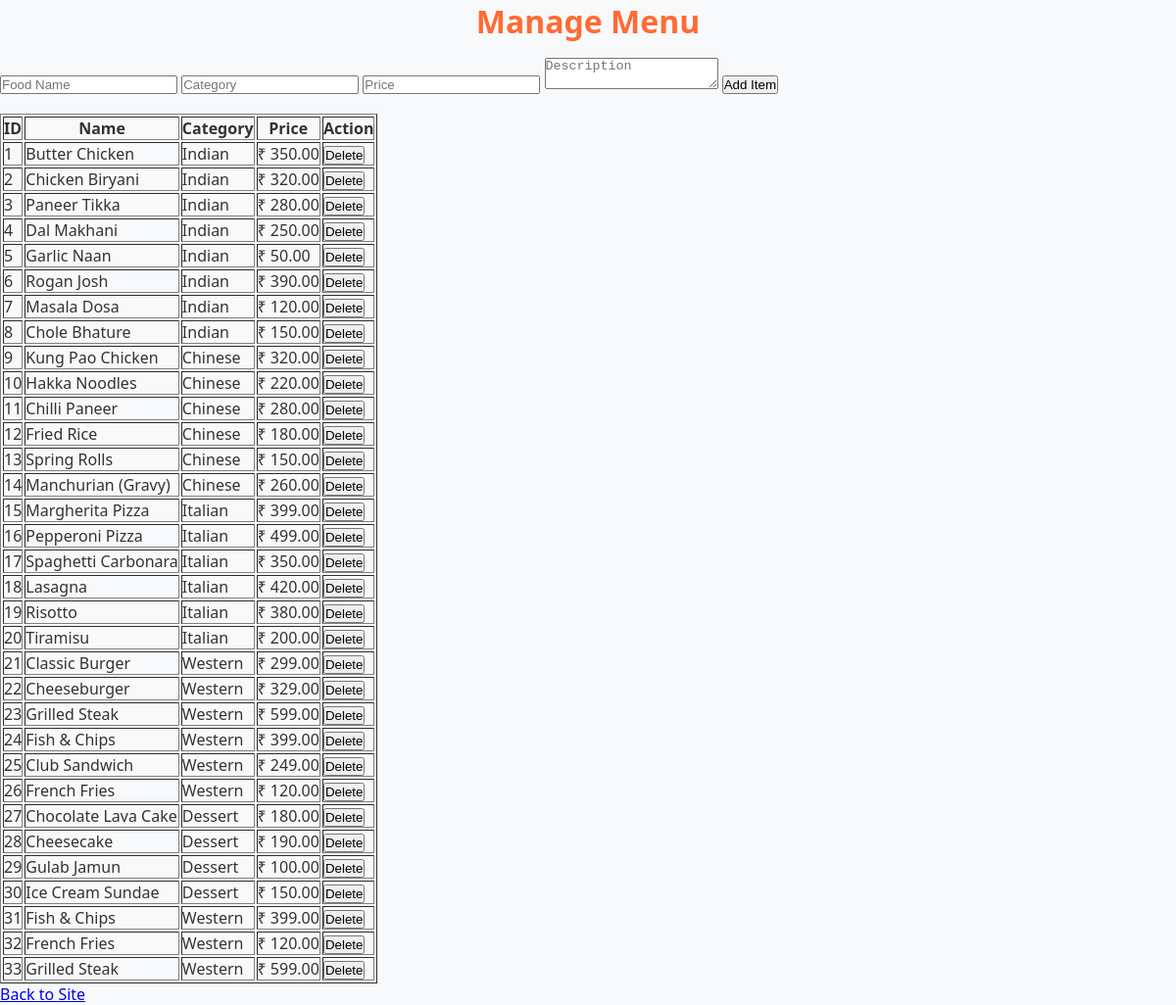
Page /admin_panel.php (signed in) on the committed database.
### tables this page shows
CREATE TABLE menu (
    menu_id INT AUTO_INCREMENT PRIMARY KEY,
    food_name VARCHAR(100) NOT NULL,
    category VARCHAR(50),
    price DECIMAL(10,2) NOT NULL,
    description TEXT,
    availability_status ENUM('Available', 'Not Available') DEFAULT 'Available'
);

### admin_panel.php (the view, shortened to what this page needs)
<?php
require_once 'config.php';
?>
<!DOCTYPE html>
<html>
<head><title>Admin Panel</title><link rel="stylesheet" href="style.css"></head>
<body>
<h1>Manage Menu</h1>
<form method="POST" style="margin-bottom:20px">
    <input type="text" name="food_name" placeholder="Food Name" required>
    <input type="text" name="category" placeholder="Category">
    <input type="number" step="0.01" name="price" placeholder="Price" required>
    <textarea name="description" placeholder="Description"></textarea>
    <button type="submit" name="add">Add Item</button>
</form>
<table border="1" cellpadding="8">
    <tr><th>ID</th><th>Name</th><th>Category</th><th>Price</th><th>Action</th></tr>
    <?php
    $items = $conn->query("SELECT * FROM menu");
    while($row = $items->fetch_assoc()):
    ?>
    <tr>
        <td><?php echo $row['menu_id']; ?></td>
        <td><?php echo htmlspecialchars($row['food_name']); ?></td>
        <td><?php echo $row['category']; ?></td>
        <td><?php echo CURRENCY; ?> <?php echo $row['price']; ?></td>
        <td>
            <form method="POST" style="display:inline">
                <button type="submit" name="delete" onclick="return confirm('Delete?')">Delete</button>
            </form>
        </td>
    </tr>
    <?php endwhile; ?>
</table>
<a href="index.php">Back to Site</a>
</body>
</html>

### style.css (style rules this page uses)
* { margin:0; padding:0; box-sizing:border-box; }
body { font-family: 'Segoe UI', Tahoma, Geneva, Verdana, sans-serif; background: #f8f9fa; color: #333; }
h1 { text-align: center; color:#ff6b35; margin-bottom:1rem; }

### rows in the picture
menu: menu_id "1", food_name "Butter Chicken", category "Indian", price "350.00"
menu: menu_id "2", food_name "Chicken Biryani", category "Indian", price "320.00"
menu: menu_id "3", food_name "Paneer Tikka", category "Indian", price "280.00"
menu: menu_id "4", food_name "Dal Makhani", category "Indian", price "250.00"
menu: menu_id "5", food_name "Garlic Naan", category "Indian", price "50.00"
menu: menu_id "6", food_name "Rogan Josh", category "Indian", price "390.00"
menu: menu_id "7", food_name "Masala Dosa", category "Indian", price "120.00"
menu: menu_id "8", food_name "Chole Bhature", category "Indian", price "150.00"
menu: menu_id "9", food_name "Kung Pao Chicken", category "Chinese", price "320.00"
menu: menu_id "10", food_name "Hakka Noodles", category "Chinese", price "220.00"
menu: menu_id "11", food_name "Chilli Paneer", category "Chinese", price "280.00"
menu: menu_id "12", food_name "Fried Rice", category "Chinese", price "180.00"
menu: menu_id "13", food_name "Spring Rolls", category "Chinese", price "150.00"
menu: menu_id "14", food_name "Manchurian (Gravy)", category "Chinese", price "260.00"
menu: menu_id "15", food_name "Margherita Pizza", category "Italian", price "399.00"
menu: menu_id "16", food_name "Pepperoni Pizza", category "Italian", price "499.00"
menu: menu_id "17", food_name "Spaghetti Carbonara", category "Italian", price "350.00"
menu: menu_id "18", food_name "Lasagna", category "Italian", price "420.00"
menu: menu_id "19", food_name "Risotto", category "Italian", price "380.00"
menu: menu_id "20", food_name "Tiramisu", category "Italian", price "200.00"
menu: menu_id "21", food_name "Classic Burger", category "Western", price "299.00"
menu: menu_id "22", food_name "Cheeseburger", category "Western", price "329.00"
menu: menu_id "23", food_name "Grilled Steak", category "Western", price "599.00"
menu: menu_id "24", food_name "Fish & Chips", category "Western", price "399.00"
menu: menu_id "25", food_name "Club Sandwich", category "Western", price "249.00"
menu: menu_id "26", food_name "French Fries", category "Western", price "120.00"
menu: menu_id "27", food_name "Chocolate Lava Cake", category "Dessert", price "180.00"
menu: menu_id "28", food_name "Cheesecake", category "Dessert", price "190.00"
menu: menu_id "29", food_name "Gulab Jamun", category "Dessert", price "100.00"
menu: menu_id "30", food_name "Ice Cream Sundae", category "Dessert", price "150.00"
menu: menu_id "31", food_name "Fish & Chips", category "Western", price "399.00"
menu: menu_id "32", food_name "French Fries", category "Western", price "120.00"
menu: menu_id "33", food_name "Grilled Steak", category "Western", price "599.00"
